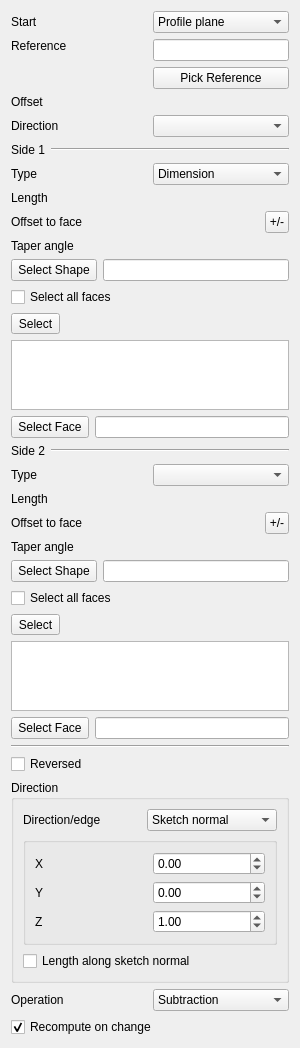
<?xml version="1.0" encoding="UTF-8"?>
<ui version="4.0">
 <class>PartDesignGui::TaskPadPocketParameters</class>
 <widget class="QWidget" name="PartDesignGui::TaskPadPocketParameters">
  <property name="geometry">
   <rect>
    <x>0</x>
    <y>0</y>
    <width>300</width>
    <height>772</height>
   </rect>
  </property>
  <property name="windowTitle">
   <string notr="true">Form</string>
  </property>
  <layout class="QVBoxLayout" name="verticalLayout">
   <item>
    <layout class="QGridLayout" name="gridLayout">
     <item row="0" column="0">
      <widget class="QLabel" name="labelStart">
       <property name="text">
        <string>Start</string>
       </property>
      </widget>
     </item>
     <item row="0" column="1">
      <widget class="QComboBox" name="startMode">
       <item>
        <property name="text">
         <string>Profile plane</string>
        </property>
       </item>
       <item>
        <property name="text">
         <string>Offset</string>
        </property>
       </item>
       <item>
        <property name="text">
         <string>Reference</string>
        </property>
       </item>
      </widget>
     </item>
     <item row="1" column="0" rowspan="2">
      <widget class="QLabel" name="labelStartReference">
       <property name="text">
        <string>Reference</string>
       </property>
       <property name="alignment">
        <set>Qt::AlignLeading|Qt::AlignLeft|Qt::AlignTop</set>
       </property>
      </widget>
     </item>
     <item row="1" column="1">
      <widget class="QLineEdit" name="lineStartReference">
       <property name="sizePolicy">
        <sizepolicy hsizetype="Ignored" vsizetype="Fixed">
         <horstretch>0</horstretch>
         <verstretch>0</verstretch>
        </sizepolicy>
       </property>
       <property name="readOnly">
        <bool>true</bool>
       </property>
      </widget>
     </item>
     <item row="2" column="1">
      <widget class="QPushButton" name="buttonStartReference">
       <property name="sizePolicy">
        <sizepolicy hsizetype="Ignored" vsizetype="Fixed">
         <horstretch>0</horstretch>
         <verstretch>0</verstretch>
        </sizepolicy>
       </property>
       <property name="text">
        <string>Pick Reference</string>
       </property>
       <property name="checkable">
        <bool>true</bool>
       </property>
      </widget>
     </item>
     <item row="3" column="0">
      <widget class="QLabel" name="labelStartOffset">
       <property name="text">
        <string>Offset</string>
       </property>
      </widget>
     </item>
     <item row="3" column="1">
      <widget class="Gui::PrefQuantitySpinBox" name="startOffsetEdit" native="true">
       <property name="keyboardTracking" stdset="0">
        <bool>false</bool>
       </property>
       <property name="unit" stdset="0">
        <string notr="true">mm</string>
       </property>
      </widget>
     </item>
     <item row="4" column="0">
      <widget class="QLabel" name="sidesLabel">
       <property name="text">
        <string>Direction</string>
       </property>
      </widget>
     </item>
     <item row="4" column="1">
      <widget class="QComboBox" name="sidesMode"/>
     </item>
     <item row="5" column="0" colspan="2">
      <layout class="QHBoxLayout" name="side1Layout">
       <property name="leftMargin">
        <number>0</number>
       </property>
       <property name="topMargin">
        <number>0</number>
       </property>
       <property name="rightMargin">
        <number>0</number>
       </property>
       <property name="bottomMargin">
        <number>0</number>
       </property>
       <item>
        <widget class="QLabel" name="side1Label">
         <property name="text">
          <string>Side 1</string>
         </property>
        </widget>
       </item>
       <item>
        <widget class="Line" name="line1">
         <property name="orientation">
          <enum>Qt::Horizontal</enum>
         </property>
         <property name="sizePolicy">
          <sizepolicy hsizetype="Expanding" vsizetype="Fixed">
           <horstretch>0</horstretch>
           <verstretch>0</verstretch>
          </sizepolicy>
         </property>
        </widget>
       </item>
      </layout>
     </item>
     <item row="6" column="0">
      <widget class="QLabel" name="textLabel1">
       <property name="text">
        <string>Type</string>
       </property>
      </widget>
     </item>
     <item row="6" column="1">
      <widget class="QComboBox" name="changeMode">
       <item>
        <property name="text">
         <string>Dimension</string>
        </property>
       </item>
      </widget>
     </item>
     <item row="7" column="0">
      <widget class="QLabel" name="labelLength">
       <property name="text">
        <string>Length</string>
       </property>
      </widget>
     </item>
     <item row="7" column="1">
      <widget class="Gui::PrefQuantitySpinBox" name="lengthEdit" native="true">
       <property name="keyboardTracking" stdset="0">
        <bool>false</bool>
       </property>
       <property name="unit" stdset="0">
        <string notr="true">mm</string>
       </property>
      </widget>
     </item>
     <item row="8" column="0">
      <widget class="QLabel" name="labelOffset">
       <property name="text">
        <string>Offset to face</string>
       </property>
      </widget>
     </item>
     <item row="8" column="1">
      <layout class="QHBoxLayout" name="offsetLayout">
       <property name="spacing">
        <number>4</number>
       </property>
       <property name="leftMargin">
        <number>0</number>
       </property>
       <property name="topMargin">
        <number>0</number>
       </property>
       <property name="rightMargin">
        <number>0</number>
       </property>
       <property name="bottomMargin">
        <number>0</number>
       </property>
       <item>
        <widget class="Gui::PrefQuantitySpinBox" name="offsetEdit" native="true">
         <property name="keyboardTracking" stdset="0">
          <bool>false</bool>
         </property>
         <property name="unit" stdset="0">
          <string notr="true">mm</string>
         </property>
        </widget>
       </item>
       <item>
        <widget class="QToolButton" name="buttonOffsetSign">
         <property name="minimumSize">
          <size>
           <width>24</width>
           <height>22</height>
          </size>
         </property>
         <property name="maximumSize">
          <size>
           <width>24</width>
           <height>16777215</height>
          </size>
         </property>
         <property name="toolTip">
          <string>Reverse the offset direction</string>
         </property>
         <property name="text">
          <string notr="true">+/-</string>
         </property>
         <property name="checkable">
          <bool>true</bool>
         </property>
        </widget>
       </item>
      </layout>
     </item>
     <item row="9" column="0">
      <widget class="QLabel" name="labelTaperAngle">
       <property name="toolTip">
        <string>Angle to taper the extrusion</string>
       </property>
       <property name="text">
        <string>Taper angle</string>
       </property>
      </widget>
     </item>
     <item row="9" column="1">
      <widget class="Gui::PrefQuantitySpinBox" name="taperEdit" native="true">
       <property name="keyboardTracking" stdset="0">
        <bool>false</bool>
       </property>
       <property name="unit" stdset="0">
        <string notr="true">deg</string>
       </property>
      </widget>
     </item>
     <item row="10" column="0" colspan="2">
      <widget class="QFrame" name="upToShapeList">
       <property name="frameShadow">
        <enum>QFrame::Plain</enum>
       </property>
       <property name="lineWidth">
        <number>0</number>
       </property>
       <layout class="QVBoxLayout">
        <property name="leftMargin">
         <number>0</number>
        </property>
        <property name="topMargin">
         <number>0</number>
        </property>
        <property name="rightMargin">
         <number>0</number>
        </property>
        <property name="bottomMargin">
         <number>0</number>
        </property>
        <item>
         <layout class="QGridLayout" name="_2">
          <item row="0" column="1">
           <widget class="QLineEdit" name="lineShapeName">
            <property name="readOnly">
             <bool>true</bool>
            </property>
           </widget>
          </item>
          <item row="0" column="0">
           <widget class="QToolButton" name="buttonShape">
            <property name="minimumSize">
             <size>
              <width>0</width>
              <height>22</height>
             </size>
            </property>
            <property name="text">
             <string>Select Shape</string>
            </property>
            <property name="checkable">
             <bool>true</bool>
            </property>
           </widget>
          </item>
         </layout>
        </item>
        <item>
         <widget class="QCheckBox" name="checkBoxAllFaces">
          <property name="enabled">
           <bool>true</bool>
          </property>
          <property name="toolTip">
           <string>Selects all faces of the shape</string>
          </property>
          <property name="text">
           <string>Select all faces</string>
          </property>
         </widget>
        </item>
        <item>
         <widget class="QWidget" name="upToShapeFaces" native="true">
          <layout class="QVBoxLayout" name="verticalLayout_2">
           <property name="leftMargin">
            <number>0</number>
           </property>
           <property name="topMargin">
            <number>0</number>
           </property>
           <property name="rightMargin">
            <number>0</number>
           </property>
           <property name="bottomMargin">
            <number>0</number>
           </property>
           <item>
            <widget class="QToolButton" name="buttonShapeFace">
             <property name="toolTip">
              <string>Toggles between selection and preview mode</string>
             </property>
             <property name="text">
              <string>Select</string>
             </property>
             <property name="checkable">
              <bool>true</bool>
             </property>
            </widget>
           </item>
           <item>
            <widget class="QListWidget" name="listWidgetReferences">
             <property name="selectionMode">
              <enum>QAbstractItemView::ExtendedSelection</enum>
             </property>
            </widget>
           </item>
          </layout>
         </widget>
        </item>
       </layout>
      </widget>
     </item>
     <item row="11" column="0" colspan="2">
      <layout class="QGridLayout" name="gridLayout_5">
       <item row="0" column="1">
        <widget class="QLineEdit" name="lineFaceName">
         <property name="readOnly">
          <bool>true</bool>
         </property>
        </widget>
       </item>
       <item row="0" column="0">
        <widget class="QToolButton" name="buttonFace">
         <property name="minimumSize">
          <size>
           <width>0</width>
           <height>22</height>
          </size>
         </property>
         <property name="text">
          <string>Select Face</string>
         </property>
         <property name="checkable">
          <bool>true</bool>
         </property>
        </widget>
       </item>
      </layout>
     </item>
     <item row="12" column="0" colspan="2">
      <layout class="QHBoxLayout" name="verticalLayout_221">
       <property name="leftMargin">
        <number>0</number>
       </property>
       <property name="topMargin">
        <number>0</number>
       </property>
       <property name="rightMargin">
        <number>0</number>
       </property>
       <property name="bottomMargin">
        <number>0</number>
       </property>
       <item>
        <widget class="QLabel" name="side2Label">
         <property name="text">
          <string>Side 2</string>
         </property>
        </widget>
       </item>
       <item>
        <widget class="Line" name="line2">
         <property name="orientation">
          <enum>Qt::Horizontal</enum>
         </property>
         <property name="sizePolicy">
          <sizepolicy hsizetype="Expanding" vsizetype="Fixed">
           <horstretch>0</horstretch>
           <verstretch>0</verstretch>
          </sizepolicy>
         </property>
        </widget>
       </item>
      </layout>
     </item>
     <item row="13" column="0">
      <widget class="QLabel" name="typeLabel2">
       <property name="text">
        <string>Type</string>
       </property>
      </widget>
     </item>
     <item row="13" column="1">
      <widget class="QComboBox" name="changeMode2"/>
     </item>
     <item row="14" column="0">
      <widget class="QLabel" name="labelLength2">
       <property name="text">
        <string>Length</string>
       </property>
      </widget>
     </item>
     <item row="14" column="1">
      <widget class="Gui::PrefQuantitySpinBox" name="lengthEdit2" native="true">
       <property name="keyboardTracking" stdset="0">
        <bool>false</bool>
       </property>
       <property name="unit" stdset="0">
        <string notr="true">mm</string>
       </property>
      </widget>
     </item>
     <item row="15" column="0">
      <widget class="QLabel" name="labelOffset2">
       <property name="text">
        <string>Offset to face</string>
       </property>
      </widget>
     </item>
     <item row="15" column="1">
      <layout class="QHBoxLayout" name="offsetLayout2">
       <property name="spacing">
        <number>4</number>
       </property>
       <property name="leftMargin">
        <number>0</number>
       </property>
       <property name="topMargin">
        <number>0</number>
       </property>
       <property name="rightMargin">
        <number>0</number>
       </property>
       <property name="bottomMargin">
        <number>0</number>
       </property>
       <item>
        <widget class="Gui::PrefQuantitySpinBox" name="offsetEdit2" native="true">
         <property name="keyboardTracking" stdset="0">
          <bool>false</bool>
         </property>
         <property name="unit" stdset="0">
          <string notr="true">mm</string>
         </property>
        </widget>
       </item>
       <item>
        <widget class="QToolButton" name="buttonOffsetSign2">
         <property name="minimumSize">
          <size>
           <width>24</width>
           <height>22</height>
          </size>
         </property>
         <property name="maximumSize">
          <size>
           <width>24</width>
           <height>16777215</height>
          </size>
         </property>
         <property name="toolTip">
          <string>Reverse the offset direction</string>
         </property>
         <property name="text">
          <string notr="true">+/-</string>
         </property>
         <property name="checkable">
          <bool>true</bool>
         </property>
        </widget>
       </item>
      </layout>
     </item>
     <item row="16" column="0">
      <widget class="QLabel" name="labelTaperAngle2">
       <property name="toolTip">
        <string>Angle to taper the extrusion</string>
       </property>
       <property name="text">
        <string>Taper angle</string>
       </property>
      </widget>
     </item>
     <item row="16" column="1">
      <widget class="Gui::PrefQuantitySpinBox" name="taperEdit2" native="true">
       <property name="keyboardTracking" stdset="0">
        <bool>false</bool>
       </property>
       <property name="unit" stdset="0">
        <string notr="true">deg</string>
       </property>
      </widget>
     </item>
     <item row="17" column="0" colspan="2">
      <widget class="QFrame" name="upToShapeList2">
       <property name="frameShadow">
        <enum>QFrame::Plain</enum>
       </property>
       <property name="lineWidth">
        <number>0</number>
       </property>
       <layout class="QVBoxLayout">
        <property name="leftMargin">
         <number>0</number>
        </property>
        <property name="topMargin">
         <number>0</number>
        </property>
        <property name="rightMargin">
         <number>0</number>
        </property>
        <property name="bottomMargin">
         <number>0</number>
        </property>
        <item>
         <layout class="QGridLayout" name="_22">
          <item row="0" column="1">
           <widget class="QLineEdit" name="lineShapeName2">
            <property name="readOnly">
             <bool>true</bool>
            </property>
           </widget>
          </item>
          <item row="0" column="0">
           <widget class="QToolButton" name="buttonShape2">
            <property name="minimumSize">
             <size>
              <width>0</width>
              <height>22</height>
             </size>
            </property>
            <property name="text">
             <string>Select Shape</string>
            </property>
            <property name="checkable">
             <bool>true</bool>
            </property>
           </widget>
          </item>
         </layout>
        </item>
        <item>
         <widget class="QCheckBox" name="checkBoxAllFaces2">
          <property name="enabled">
           <bool>true</bool>
          </property>
          <property name="toolTip">
           <string>Selects all faces of the shape</string>
          </property>
          <property name="text">
           <string>Select all faces</string>
          </property>
         </widget>
        </item>
        <item>
         <widget class="QWidget" name="upToShapeFaces2" native="true">
          <layout class="QVBoxLayout" name="verticalLayout_222">
           <property name="leftMargin">
            <number>0</number>
           </property>
           <property name="topMargin">
            <number>0</number>
           </property>
           <property name="rightMargin">
            <number>0</number>
           </property>
           <property name="bottomMargin">
            <number>0</number>
           </property>
           <item>
            <widget class="QToolButton" name="buttonShapeFace2">
             <property name="toolTip">
              <string>Toggles between selection and preview mode</string>
             </property>
             <property name="text">
              <string>Select</string>
             </property>
             <property name="checkable">
              <bool>true</bool>
             </property>
            </widget>
           </item>
           <item>
            <widget class="QListWidget" name="listWidgetReferences2">
             <property name="selectionMode">
              <enum>QAbstractItemView::ExtendedSelection</enum>
             </property>
            </widget>
           </item>
          </layout>
         </widget>
        </item>
       </layout>
      </widget>
     </item>
     <item row="24" column="0" colspan="2">
      <layout class="QGridLayout" name="gridLayout_52">
       <item row="0" column="1">
        <widget class="QLineEdit" name="lineFaceName2">
         <property name="readOnly">
          <bool>true</bool>
         </property>
        </widget>
       </item>
       <item row="0" column="0">
        <widget class="QToolButton" name="buttonFace2">
         <property name="minimumSize">
          <size>
           <width>0</width>
           <height>22</height>
          </size>
         </property>
         <property name="text">
          <string>Select Face</string>
         </property>
         <property name="checkable">
          <bool>true</bool>
         </property>
        </widget>
       </item>
      </layout>
     </item>
    </layout>
   </item>
   <item>
    <widget class="Line" name="line">
     <property name="orientation">
      <enum>Qt::Horizontal</enum>
     </property>
    </widget>
   </item>
   <item>
    <widget class="QCheckBox" name="checkBoxReversed">
     <property name="text">
      <string>Reversed</string>
     </property>
    </widget>
   </item>
   <item>
    <widget class="QGroupBox" name="groupBox">
     <property name="title">
      <string>Direction</string>
     </property>
     <layout class="QGridLayout" name="gridLayout_4">
      <item row="2" column="0">
       <widget class="QCheckBox" name="checkBoxAlongDirection">
        <property name="enabled">
         <bool>true</bool>
        </property>
        <property name="toolTip">
         <string>If unchecked, the length will be
measured along the specified direction</string>
        </property>
        <property name="text">
         <string>Length along sketch normal</string>
        </property>
       </widget>
      </item>
      <item row="0" column="0">
       <layout class="QGridLayout" name="gridLayout_3">
        <item row="0" column="0">
         <widget class="QLabel" name="labelEdge">
          <property name="text">
           <string>Direction/edge</string>
          </property>
         </widget>
        </item>
        <item row="0" column="1">
         <widget class="QComboBox" name="directionCB">
          <property name="toolTip">
           <string>Set a direction or select an edge
from the model as reference</string>
          </property>
          <item>
           <property name="text">
            <string>Sketch normal</string>
           </property>
          </item>
          <item>
           <property name="text">
            <string>Select reference…</string>
           </property>
          </item>
          <item>
           <property name="text">
            <string>Custom direction</string>
           </property>
          </item>
         </widget>
        </item>
       </layout>
      </item>
      <item row="1" column="0">
       <widget class="QGroupBox" name="groupBoxDirection">
        <property name="enabled">
         <bool>true</bool>
        </property>
        <property name="toolTip">
         <string>Use custom vector for pad direction, otherwise
the sketch plane's normal vector will be used</string>
        </property>
        <property name="checkable">
         <bool>false</bool>
        </property>
        <property name="checked">
         <bool>false</bool>
        </property>
        <layout class="QGridLayout" name="gridLayout_2">
         <item row="0" column="0">
          <widget class="QLabel" name="labelXSkew">
           <property name="text">
            <string>X</string>
           </property>
          </widget>
         </item>
         <item row="0" column="1">
          <widget class="Gui::DoubleSpinBox" name="XDirectionEdit">
           <property name="toolTip">
            <string>X-component of direction vector</string>
           </property>
           <property name="keyboardTracking">
            <bool>false</bool>
           </property>
           <property name="minimum">
            <double>-100.000000000000000</double>
           </property>
           <property name="maximum">
            <double>100.000000000000000</double>
           </property>
           <property name="singleStep">
            <double>0.100000000000000</double>
           </property>
           <property name="unit" stdset="0">
            <string notr="true"/>
           </property>
          </widget>
         </item>
         <item row="1" column="0">
          <widget class="QLabel" name="labelYSkew">
           <property name="text">
            <string>Y</string>
           </property>
          </widget>
         </item>
         <item row="1" column="1">
          <widget class="Gui::DoubleSpinBox" name="YDirectionEdit">
           <property name="toolTip">
            <string>Y-component of direction vector</string>
           </property>
           <property name="keyboardTracking">
            <bool>false</bool>
           </property>
           <property name="minimum">
            <double>-100.000000000000000</double>
           </property>
           <property name="maximum">
            <double>100.000000000000000</double>
           </property>
           <property name="singleStep">
            <double>0.100000000000000</double>
           </property>
           <property name="unit" stdset="0">
            <string notr="true"/>
           </property>
          </widget>
         </item>
         <item row="2" column="0">
          <widget class="QLabel" name="labelZSkew">
           <property name="text">
            <string>Z</string>
           </property>
          </widget>
         </item>
         <item row="2" column="1">
          <widget class="Gui::DoubleSpinBox" name="ZDirectionEdit">
           <property name="toolTip">
            <string>Z-component of direction vector</string>
           </property>
           <property name="keyboardTracking">
            <bool>false</bool>
           </property>
           <property name="minimum">
            <double>-100.000000000000000</double>
           </property>
           <property name="maximum">
            <double>100.000000000000000</double>
           </property>
           <property name="singleStep">
            <double>0.100000000000000</double>
           </property>
           <property name="value">
            <double>1.000000000000000</double>
           </property>
           <property name="unit" stdset="0">
            <string notr="true"/>
           </property>
          </widget>
         </item>
        </layout>
       </widget>
      </item>
     </layout>
    </widget>
   </item>
   <item>
    <layout class="QHBoxLayout" name="operationLayout">
     <item>
      <widget class="QLabel" name="labelOperation">
       <property name="text">
        <string>Operation</string>
       </property>
       <property name="buddy">
        <cstring>comboOperation</cstring>
       </property>
      </widget>
     </item>
     <item>
      <widget class="QComboBox" name="comboOperation">
       <item>
        <property name="text">
         <string>Subtraction</string>
        </property>
       </item>
       <item>
        <property name="text">
         <string>Common</string>
        </property>
       </item>
      </widget>
     </item>
    </layout>
   </item>
   <item>
    <widget class="QCheckBox" name="checkBoxUpdateView">
     <property name="text">
      <string>Recompute on change</string>
     </property>
     <property name="checked">
      <bool>true</bool>
     </property>
    </widget>
   </item>
  </layout>
 </widget>
 <customwidgets>
  <customwidget>
   <class>Gui::QuantitySpinBox</class>
   <extends>QWidget</extends>
   <header>Gui/QuantitySpinBox.h</header>
  </customwidget>
  <customwidget>
   <class>Gui::DoubleSpinBox</class>
   <extends>QDoubleSpinBox</extends>
   <header>Gui/SpinBox.h</header>
  </customwidget>
  <customwidget>
   <class>Gui::PrefQuantitySpinBox</class>
   <extends>Gui::QuantitySpinBox</extends>
   <header>Gui/PrefWidgets.h</header>
  </customwidget>
 </customwidgets>
 <tabstops>
  <tabstop>startMode</tabstop>
  <tabstop>lineStartReference</tabstop>
  <tabstop>buttonStartReference</tabstop>
  <tabstop>startOffsetEdit</tabstop>
  <tabstop>sidesMode</tabstop>
  <tabstop>changeMode</tabstop>
  <tabstop>lengthEdit</tabstop>
  <tabstop>offsetEdit</tabstop>
  <tabstop>taperEdit</tabstop>
  <tabstop>buttonShape</tabstop>
  <tabstop>lineShapeName</tabstop>
  <tabstop>checkBoxAllFaces</tabstop>
  <tabstop>buttonShapeFace</tabstop>
  <tabstop>listWidgetReferences</tabstop>
  <tabstop>buttonFace</tabstop>
  <tabstop>lineFaceName</tabstop>
  <tabstop>changeMode2</tabstop>
  <tabstop>lengthEdit2</tabstop>
  <tabstop>offsetEdit2</tabstop>
  <tabstop>taperEdit2</tabstop>
  <tabstop>buttonShape2</tabstop>
  <tabstop>lineShapeName2</tabstop>
  <tabstop>checkBoxAllFaces2</tabstop>
  <tabstop>buttonShapeFace2</tabstop>
  <tabstop>listWidgetReferences2</tabstop>
  <tabstop>buttonFace2</tabstop>
  <tabstop>lineFaceName2</tabstop>
  <tabstop>checkBoxReversed</tabstop>
  <tabstop>directionCB</tabstop>
  <tabstop>XDirectionEdit</tabstop>
  <tabstop>YDirectionEdit</tabstop>
  <tabstop>ZDirectionEdit</tabstop>
  <tabstop>checkBoxAlongDirection</tabstop>
  <tabstop>comboOperation</tabstop>
  <tabstop>checkBoxUpdateView</tabstop>
 </tabstops>
 <resources/>
 <connections/>
</ui>
